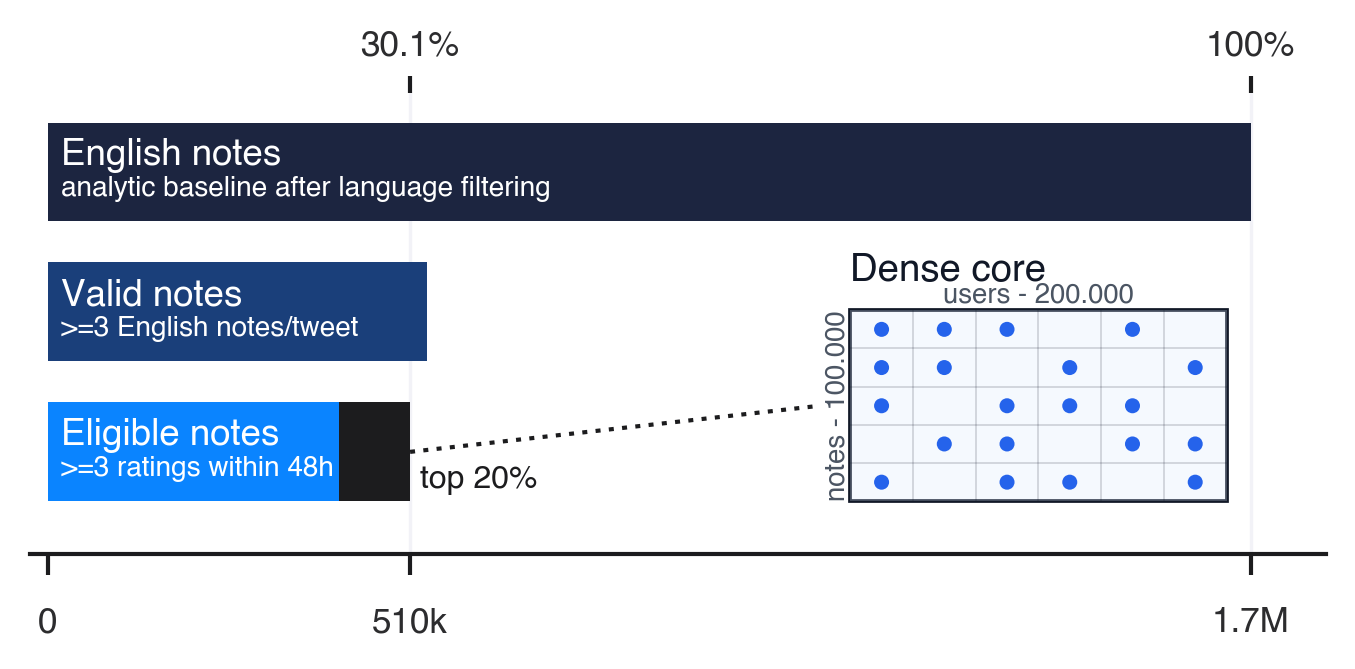

Here is the Python script that generated this plot:
#!/usr/bin/env python3
"""Render the dataset-construction funnel used as Figure 2 of the paper.

Ported cell-for-cell from the historical 07_paper_visuals notebook rendering,
so the output stays pixel-identical to the figure the pipeline produced.
"""

import matplotlib

matplotlib.use("Agg")

# Historical notebook setup cell. Keep plotting defaults unchanged.
from pathlib import Path
import sys
import warnings

import numpy as np
import pandas as pd
import matplotlib as mpl
import matplotlib.pyplot as plt
from matplotlib.patches import FancyBboxPatch, FancyArrowPatch, Rectangle
from matplotlib.colors import LinearSegmentedColormap, to_rgba
import seaborn as sns

warnings.filterwarnings('ignore')

def find_project_root() -> Path:
    """Anchor on config.txt — safe from any subdir depth."""
    for p in [Path.cwd().resolve(), *Path.cwd().resolve().parents]:
        if (p / "config.txt").exists():
            return p
    raise RuntimeError("config.txt not found")

PROJECT_ROOT = find_project_root()
if str(PROJECT_ROOT) not in sys.path:
    sys.path.append(str(PROJECT_ROOT))

from src.io import (
    get_figure_dir,
    get_gabriel_dir,
    get_interim_dir,
    get_processed_dir,
    get_topic_dir,
)

INTERIM     = get_interim_dir()
PROCESSED   = get_processed_dir()
GABRIEL_DIR = get_gabriel_dir()
TOPIC_DIR   = get_topic_dir()
FIG_DIR     = get_figure_dir()
FIG_DIR.mkdir(parents=True, exist_ok=True)

# ── Global style ─────────────────────────────────────────────────────────────
mpl.rcParams.update({
    'figure.dpi':           120,
    'savefig.dpi':          300,
    'savefig.bbox':        'tight',
    'savefig.facecolor':   'white',
    'savefig.edgecolor':   'none',
    'pdf.fonttype':         42,   # editable text in vector PDFs
    'ps.fonttype':          42,
    'font.family':          'sans-serif',
    'font.sans-serif':      ['Helvetica', 'Arial', 'DejaVu Sans'],
    'font.size':            11,
    'axes.titlesize':       13,
    'axes.titleweight':    'bold',
    'axes.labelsize':       11,
    'axes.spines.top':      False,
    'axes.spines.right':    False,
    'axes.grid':            False,
    'legend.frameon':       False,
})

PAPER_BG    = '#ffffff'
PAPER_TEXT  = '#111827'
PAPER_MUTED = '#4b5563'
PAPER_GRID  = '#e5e7eb'

# Cluster colour anchors — three distinct, print-friendly hues for a white paper page.
CLUSTER_ANCHORS = {
    0: '#2b6cb0',   # blue
    1: '#c2413f',   # red
    2: '#238b45',   # green
}

RESCUE_THRESHOLD = 50
RANDOM_SEED      = 42
rng = np.random.default_rng(RANDOM_SEED)


def save_fig(fig, name: str) -> None:
    pdf = FIG_DIR / f'{name}.pdf'
    png = FIG_DIR / f'{name}.png'
    fig.savefig(pdf, facecolor=fig.get_facecolor(), edgecolor='none')
    fig.savefig(png, facecolor=fig.get_facecolor(), edgecolor='none')
    print(f'  saved → {pdf.name} + {png.name}')

# Historical notebook data-loading cell. Keep derived values unchanged.
user_stats      = pd.read_parquet(INTERIM   / 'user_stats.parquet')
# Figure 7 only needs the rating-edge count. Reading parquet metadata keeps the
# 200k representative notebook light on 8GB machines.
ratings_clustered_path = INTERIM / 'ratings_clustered.parquet'
try:
    import pyarrow.parquet as pq
    ratings_clustered_n_rows = int(pq.ParquetFile(ratings_clustered_path).metadata.num_rows)
except Exception:
    ratings_clustered_n_rows = int(len(pd.read_parquet(ratings_clustered_path, columns=['noteId'])))
ratings_clustered = None
cluster_summary = pd.read_parquet(INTERIM   / 'cluster_summary.parquet')
scores          = pd.read_parquet(PROCESSED / 'scores.parquet')
selection_log   = pd.read_parquet(PROCESSED / 'selection_log.parquet')
topic_notes     = pd.read_parquet(TOPIC_DIR / 'topic_notes.parquet')
topic_super_parent_notes = pd.read_parquet(TOPIC_DIR / 'topic_super_parent_notes.parquet')

# ── Gabriel data availability guard ──────────────────────────────────────
import re

GABRIEL_LABEL_COL = 'predicted_classes'
GABRIEL_SCORE_COL = 'rescue_worthiness'
GABRIEL_CLUSTER_IDS = []


def _approval_cluster_ids(df: pd.DataFrame) -> list[int]:
    if df is None:
        return []
    ids = []
    for col in df.columns:
        m = re.fullmatch(r'cluster_(\d+)_approval', str(col))
        if m and f'cluster_{m.group(1)}_count' in df.columns:
            ids.append(int(m.group(1)))
    return sorted(set(ids))


_gabriel_path = GABRIEL_DIR / 'gabriel_merged.parquet'
if _gabriel_path.exists():
    gabriel_merged = pd.read_parquet(_gabriel_path)
    missing = [c for c in ('noteId', GABRIEL_LABEL_COL, GABRIEL_SCORE_COL) if c not in gabriel_merged.columns]
    if missing:
        print(f'Gabriel data found but missing columns {missing}; Gabriel-dependent sections will be skipped.')
        gabriel_merged = None
        HAS_GABRIEL = False
    else:
        gabriel_merged['noteId'] = gabriel_merged['noteId'].astype(str)
        gabriel_merged[GABRIEL_LABEL_COL] = gabriel_merged[GABRIEL_LABEL_COL].astype('string')
        gabriel_merged[GABRIEL_SCORE_COL] = pd.to_numeric(gabriel_merged[GABRIEL_SCORE_COL], errors='coerce')
        GABRIEL_CLUSTER_IDS = _approval_cluster_ids(gabriel_merged)
        HAS_GABRIEL = len(GABRIEL_CLUSTER_IDS) > 0
        if not HAS_GABRIEL:
            print('Gabriel data found but no cluster approval/count columns were detected; Gabriel-dependent sections will be skipped.')
else:
    print(f'Gabriel data not available ({_gabriel_path}). Gabriel-dependent sections will be skipped.')
    gabriel_merged = None
    HAS_GABRIEL = False

# Normalise every noteId column to str up front — upstream parquets store
# int64 in some, str in others, and pandas-3 refuses to merge across types.
for df in (ratings_clustered, scores, topic_notes, topic_super_parent_notes, gabriel_merged):
    if df is not None and 'noteId' in df.columns:
        df['noteId'] = df['noteId'].astype(str)
selection_log['selected_noteId'] = selection_log['selected_noteId'].astype(str)

# Representative pool (NMR + passes the bridge threshold)
rep_pool = (
    selection_log[
        (selection_log['strategy'] == 'Representative')
        & selection_log['passes_bridge_threshold'].fillna(False)
        & (selection_log['status'] != 'CURRENTLY_RATED_HELPFUL')
    ]
    .drop_duplicates('selected_noteId')
    .rename(columns={'selected_noteId': 'noteId'})
    .copy()
)
rep_pool = rep_pool.merge(
    topic_notes[['noteId', 'topic_label']].drop_duplicates('noteId'),
    on='noteId', how='left',
)

print(f'user_stats         : {len(user_stats):>7,}')
print(f'representative pool: {len(rep_pool):>7,}')
print(f'gabriel_merged     : {len(gabriel_merged) if HAS_GABRIEL else "N/A":>7}')
print(f'super-parent notes : {len(topic_super_parent_notes):>7,}')
if HAS_GABRIEL:
    sourced_mask = gabriel_merged[GABRIEL_LABEL_COL].eq('sourced_factual_information')
    scored_mask = sourced_mask & gabriel_merged[GABRIEL_SCORE_COL].notna()
    rescued_mask = scored_mask & gabriel_merged[GABRIEL_SCORE_COL].ge(RESCUE_THRESHOLD)
    print(f'Gabriel clusters   : {GABRIEL_CLUSTER_IDS}')
    print(f'Gabriel sourced    : {int(sourced_mask.sum()):>7,}')
    print(f'Gabriel scored     : {int(scored_mask.sum()):>7,}')
    print(f'Gabriel rescued ≥{RESCUE_THRESHOLD}: {int(rescued_mask.sum()):>7,}')

# Standalone scripts write their same-named PDF/PNG triplet beside the script.
FIG_DIR = Path(__file__).resolve().parent

# Historical figure cell 10. Keep visual constants and layout unchanged.
from matplotlib.patches import Rectangle, Circle
from matplotlib.colors import to_rgba

# ── Figure 3 base aliases ────────────────────────────────────────────────────
BG = PAPER_BG
TEXT = PAPER_TEXT
MUTED = PAPER_MUTED
GRID = '#cbd5e1'

# ── FIGURE 3 TUNE THESE: colours, lines, ticks, labels, matrix ───────────────
# Keep these independent from Figure 1 so you can tune this panel separately.
# Defaults reproduce the old Figure 3 as closely as possible.
FIG3_FIGURE_BG_COLOR = BG
FIG3_AXES_BG_COLOR = BG

# Optional figure title. Leave blank to keep the current no-title layout.
FIG3_TITLE = ''
FIG3_TITLE_COLOR = TEXT
FIG3_TITLE_FONTSIZE = 11.0
FIG3_TITLE_PAD = 8

# Main horizontal pipeline bars.
FIG3_STAGE_BAR_COLORS = {
    'english': '#1C2540',
    'valid': '#1A3F7A',
    'eligible': '#0A84FF',
}
FIG3_STAGE_BAR_EDGE_COLOR = 'none'
FIG3_STAGE_BAR_EDGE_WIDTH = 0.0
FIG3_STAGE_LABEL_COLOR = '#ffffff'
FIG3_STAGE_SUBTITLE_COLOR = '#ffffff'
FIG3_STAGE_LABEL_ALPHA = 1.0
FIG3_STAGE_SUBTITLE_ALPHA = 1.0

# Dense-core overlay inside the eligible-notes bar.
FIG3_DENSE_CORE_FILL_COLOR = '#1C1C1E'
FIG3_DENSE_CORE_ALPHA = 1.0
FIG3_DENSE_CORE_EDGE_COLOR = 'none'
FIG3_DENSE_CORE_EDGE_WIDTH = 0.0

# Top-20% annotation near the dense-core cut.
FIG3_TOP_LABEL_COLOR = '#1C1C1E'
FIG3_TOP_LABEL_FONTSIZE = 7.7
FIG3_TOP_LABEL_FONTWEIGHT = 'bold'
FIG3_ARROW_COLOR = '#1C1C1E'
FIG3_ARROW_LINE_WIDTH = 1.05
FIG3_ARROW_STYLE = '-|>'

# Main x-axis and manual bottom tick labels.
FIG3_BOTTOM_TICK_MARK_COLOR = '#1C1C1E'
FIG3_BOTTOM_TICK_LABEL_COLOR = '#2C2C2E'
FIG3_BOTTOM_TICK_WIDTH = 1.0
FIG3_BOTTOM_TICK_LENGTH = 5
FIG3_BOTTOM_SPINE_COLOR = '#1C1C1E'
FIG3_BOTTOM_SPINE_WIDTH = 1.0
FIG3_XLABEL_COLOR = '#1C1C1E'
FIG3_XLABEL_FONTSIZE = 9.0

# Top percentage axis.
FIG3_TOP_TICK_MARK_COLOR = '#1C1C1E'
FIG3_TOP_TICK_LABEL_COLOR = '#2C2C2E'
FIG3_TOP_TICK_WIDTH = 1.0
FIG3_TOP_TICK_LENGTH = 4
FIG3_TOP_SPINE_COLOR = '#1C1C1E'
FIG3_TOP_SPINE_WIDTH = 1.0

# Vertical guide lines at eligible / English note counts.
# Core / 100k guide line removed.
FIG3_GUIDE_LINE_COLOR = '#F2F2F7'
FIG3_GUIDE_LINE_STYLE = '-'
FIG3_GUIDE_LINE_WIDTH = 0.8
FIG3_GUIDE_LINE_ALPHA = 1.0

# Connector from dense-core bar segment to the matrix inset.
FIG3_CONNECTOR_COLOR = '#1C1C1E'
FIG3_CONNECTOR_STYLE = (0, (1.2, 2.0))
FIG3_CONNECTOR_WIDTH = 1.0
FIG3_CONNECTOR_ALPHA = 1.0

# Matrix inset text.
FIG3_MATRIX_TITLE_COLOR = TEXT
FIG3_MATRIX_NOTE_TEXT_COLOR = MUTED
FIG3_MATRIX_AXIS_LABEL_COLOR = MUTED

# Matrix inset frame, fill, grid, and dots.
FIG3_MATRIX_FACE_COLOR = '#ffffff'
FIG3_MATRIX_BORDER_COLOR = '#111827'
FIG3_MATRIX_TINT_COLOR = '#dbeafe'
FIG3_MATRIX_TINT_ALPHA = 0.25
FIG3_MATRIX_GRID_COLOR = '#111827'
FIG3_MATRIX_GRID_ALPHA = 0.16
FIG3_MATRIX_DOT_COLOR = '#2563eb'
FIG3_MATRIX_DOT_EDGE_COLOR = 'none'
FIG3_MATRIX_DOT_EDGE_WIDTH = 0.0

# Manual tick-label text values and colours.
# 100k bottom tick label removed.
FIG3_BOTTOM_TICK_LABELS = {
    'zero': '0',
    'eligible': '510k',
    'english': '1.7M',
}
FIG3_TOP_TICK_LABELS = {
    'eligible': '30.1%',
    'english': '100%',
}

english_notes = 1_693_711
valid_notes = 533_510
eligible_notes = 510_212
core_notes = 100_000
visual_core_notes = 100_000
DENSE_CORE_BAR_BLACK_ALPHA = FIG3_DENSE_CORE_ALPHA
selected_users = int(user_stats['raterParticipantId'].nunique()) if 'user_stats' in globals() else 200_000
core_share_eligible = core_notes / eligible_notes
core_share_english = core_notes / english_notes

# More compact vertical figure.
fig = plt.figure(figsize=(7.2, 2.65), facecolor=FIG3_FIGURE_BG_COLOR)
ax = fig.add_axes([0.075, 0.27, 0.60, 0.58])
ax.set_facecolor(FIG3_AXES_BG_COLOR)

if FIG3_TITLE:
    ax.set_title(FIG3_TITLE, color=FIG3_TITLE_COLOR, fontsize=FIG3_TITLE_FONTSIZE, pad=FIG3_TITLE_PAD)

stages = [
    ('English notes', english_notes, 'analytic baseline after language filtering', FIG3_STAGE_BAR_COLORS['english']),
    ('Valid notes', valid_notes, '>=3 English notes/tweet', FIG3_STAGE_BAR_COLORS['valid']),
    ('Eligible notes', eligible_notes, '>=3 ratings within 48h', FIG3_STAGE_BAR_COLORS['eligible']),
]

# Bars brought closer together vertically.
ys = [1.70, 0.85, 0.0]
bar_h = 0.60

# Shared left text anchor for all bar labels.
# Smaller = more left.
BAR_TEXT_X = 18_000

for y, (label, count, subtitle, color) in zip(ys, stages):
    ax.barh(
        y, count, height=bar_h, color=color,
        edgecolor=FIG3_STAGE_BAR_EDGE_COLOR, linewidth=FIG3_STAGE_BAR_EDGE_WIDTH,
        zorder=2,
    )

    # English notes was previously pushed right because count * 0.035 was large.
    # Now all stage labels use the same left anchor.
    ax.text(
        BAR_TEXT_X, y + 0.10, label,
        ha='left', va='center',
        fontsize=8.8, fontweight='bold',
        color=FIG3_STAGE_LABEL_COLOR,
        alpha=FIG3_STAGE_LABEL_ALPHA
    )
    ax.text(
        BAR_TEXT_X, y - 0.10, subtitle,
        ha='left', va='center',
        fontsize=6.7,
        color=FIG3_STAGE_SUBTITLE_COLOR,
        alpha=FIG3_STAGE_SUBTITLE_ALPHA
    )

# Highlight the dense-core note cut inside Bar 3 instead of drawing a separate Bar 4.
visual_core_x0 = eligible_notes - visual_core_notes
ax.add_patch(Rectangle(
    (visual_core_x0, ys[-1] - bar_h / 2),
    visual_core_notes,
    bar_h,
    facecolor=to_rgba(FIG3_DENSE_CORE_FILL_COLOR, DENSE_CORE_BAR_BLACK_ALPHA),
    edgecolor=FIG3_DENSE_CORE_EDGE_COLOR,
    linewidth=FIG3_DENSE_CORE_EDGE_WIDTH,
    zorder=4,
))

# --- Manual tuning knobs for the top-20% label and arrow ---------------------
# Slightly moved right on the x-axis.
TOP_LABEL_DX = 14_000
TOP_LABEL_DY = -bar_h * 0.28
ARROW_HEAD_DX = 5_000
ARROW_HEAD_DY = -bar_h * 0.28
ARROW_TAIL_DX_FROM_LABEL = -14_000

label_x = eligible_notes + TOP_LABEL_DX
label_y = ys[-1] + TOP_LABEL_DY
ax.text(
    label_x, label_y, 'top 20%',
    ha='left', va='center',
    fontsize=FIG3_TOP_LABEL_FONTSIZE,
    fontweight=FIG3_TOP_LABEL_FONTWEIGHT,
    color=FIG3_TOP_LABEL_COLOR
)
# Arrow removed; the compact label now sits immediately right of the dense-core segment.

ax.set_xlim(-25_000, 1_800_000)

# More compact vertical limits.
ax.set_ylim(-0.62, 2.18)

ax.set_yticks([])

# Core / 100k vertical guide line removed.
for x in [eligible_notes, english_notes]:
    ax.axvline(
        x,
        color=FIG3_GUIDE_LINE_COLOR,
        linestyle=FIG3_GUIDE_LINE_STYLE,
        linewidth=FIG3_GUIDE_LINE_WIDTH,
        alpha=FIG3_GUIDE_LINE_ALPHA,
        zorder=0,
    )

# Core / 100k tick mark removed from bottom x-axis.
ax.set_xticks([0, eligible_notes, english_notes])
ax.set_xticklabels(['', '', ''])
ax.tick_params(
    axis='x',
    length=FIG3_BOTTOM_TICK_LENGTH,
    width=FIG3_BOTTOM_TICK_WIDTH,
    color=FIG3_BOTTOM_TICK_MARK_COLOR,
    labelcolor=FIG3_BOTTOM_TICK_LABEL_COLOR,
)

for spine in ['left', 'right', 'top']:
    ax.spines[spine].set_visible(False)
ax.spines['bottom'].set_color(FIG3_BOTTOM_SPINE_COLOR)
ax.spines['bottom'].set_linewidth(FIG3_BOTTOM_SPINE_WIDTH)

# Bottom manual ticks. 100k label removed.
trans = ax.get_xaxis_transform()
manual_ticks = [
    (0, FIG3_BOTTOM_TICK_LABELS['zero'], -0.115, 'center'),
    (eligible_notes, FIG3_BOTTOM_TICK_LABELS['eligible'], -0.115, 'center'),
    (english_notes, FIG3_BOTTOM_TICK_LABELS['english'], -0.115, 'center'),
]

for x, label, yoff, ha in manual_ticks:
    if label:
        ax.text(
            x, yoff, label,
            transform=trans,
            ha=ha,
            va='top',
            fontsize=8.4,
            color=FIG3_BOTTOM_TICK_LABEL_COLOR
        )

# Bottom x-axis label removed:
# ax.set_xlabel('Absolute note count', fontsize=FIG3_XLABEL_FONTSIZE,
#               color=FIG3_XLABEL_COLOR, labelpad=16)

ax_top = ax.twiny()
ax_top.set_xlim(ax.get_xlim())

# Core / 5.9% top tick removed.
ax_top.set_xticks([eligible_notes, english_notes])
ax_top.set_xticklabels(
    [FIG3_TOP_TICK_LABELS['eligible'], FIG3_TOP_TICK_LABELS['english']],
    fontsize=8.4,
    color=FIG3_TOP_TICK_LABEL_COLOR,
)

ax_top.tick_params(
    axis='x',
    colors=FIG3_TOP_TICK_MARK_COLOR,
    labelcolor=FIG3_TOP_TICK_LABEL_COLOR,
    length=FIG3_TOP_TICK_LENGTH,
    width=FIG3_TOP_TICK_WIDTH,
)
ax_top.spines['top'].set_color(FIG3_TOP_SPINE_COLOR)
ax_top.spines['top'].set_linewidth(FIG3_TOP_SPINE_WIDTH)

for spine in ['left', 'right', 'bottom']:
    ax_top.spines[spine].set_visible(False)

# Schematic matrix drawn inside the bar-plot whitespace, not as a separate panel.
# --- Manual tuning knobs for the matrix inset -----------------------------
# MATRIX_X/Y move the whole matrix block. MATRIX_W/H resize it on x/y axes.
# MATRIX_SCALE grows/shrinks all matrix-related text, ticks, dots, borders,
# and grid lines together after you change MATRIX_W/H.
MATRIX_X = 1_130_000

# Matrix bottom aligned with the bottom edge of the lowest bar.
MATRIX_Y = ys[-1] - bar_h / 2

# Matrix made very slightly larger.
MATRIX_W = 530_000
MATRIX_H = 1.16
MATRIX_SCALE = 1.0

MATRIX_TITLE_SIZE = 9.2 * MATRIX_SCALE
MATRIX_NOTE_SIZE = 7.0 * MATRIX_SCALE
MATRIX_AXIS_SIZE = 6.6 * MATRIX_SCALE
MATRIX_DOT_SIZE = 13 * (MATRIX_SCALE ** 2)
MATRIX_BORDER_LW = 0.9 * MATRIX_SCALE
MATRIX_GRID_LW = 0.45 * MATRIX_SCALE

# Position knobs for matrix text labels. X offsets are note-count units;
# Y offsets are chart bar-y units. Increase DX to move right, DY to move up.
DENSE_CORE_TITLE_DX = 0

# Dense core title vertical controls.
# Increase DENSE_CORE_TITLE_Y_SHIFT to move up, decrease to move down.
DENSE_CORE_TITLE_DY = 0.35 * MATRIX_SCALE
DENSE_CORE_TITLE_Y_SHIFT = 0.00

MATRIX_NOTE_DX = 0
MATRIX_NOTE_DY = 0.35 * MATRIX_SCALE

# Switched: users on top, notes on the left.
USERS_LABEL_TOP_DX = 0
USERS_LABEL_TOP_DY = 0.010 * MATRIX_SCALE
NOTES_LABEL_LEFT_DX = -0.10 * MATRIX_SCALE
NOTES_LABEL_LEFT_DY = 0

# Connector tuning.
# CONNECTOR_MATRIX_END_DX controls where the dotted connector ends on the x-axis.
# Negative values move the endpoint left of the matrix edge; positive values move it right.
CONNECTOR_MATRIX_END_DX = -43_000

# 0.50 means the endpoint is vertically centered within the matrix.
# 0.00 = matrix bottom, 1.00 = matrix top.
CONNECTOR_MATRIX_END_Y_FRAC = 0.50

# Connector from dense-core cut to matrix inset.
ax.plot(
    [visual_core_x0 + visual_core_notes, MATRIX_X + CONNECTOR_MATRIX_END_DX],
    [ys[-1], MATRIX_Y + MATRIX_H * CONNECTOR_MATRIX_END_Y_FRAC],
    color=FIG3_CONNECTOR_COLOR,
    alpha=FIG3_CONNECTOR_ALPHA,
    linestyle=FIG3_CONNECTOR_STYLE,
    linewidth=FIG3_CONNECTOR_WIDTH * MATRIX_SCALE,
    zorder=4,
)

ax.text(
    MATRIX_X + DENSE_CORE_TITLE_DX,
    MATRIX_Y + MATRIX_H + DENSE_CORE_TITLE_DY + DENSE_CORE_TITLE_Y_SHIFT,
    'Dense core',
    ha='left',
    va='top',
    fontsize=MATRIX_TITLE_SIZE,
    fontweight='bold',
    color=FIG3_MATRIX_TITLE_COLOR
)

# Matrix count text removed; counts are now carried by the matrix axis labels.
MATRIX_NOTE_X = MATRIX_X + MATRIX_NOTE_DX
MATRIX_NOTE_Y = MATRIX_Y + MATRIX_H + MATRIX_NOTE_DY

ax.add_patch(Rectangle(
    (MATRIX_X, MATRIX_Y),
    MATRIX_W,
    MATRIX_H,
    facecolor=FIG3_MATRIX_FACE_COLOR,
    edgecolor=FIG3_MATRIX_BORDER_COLOR,
    lw=MATRIX_BORDER_LW,
    zorder=5
))

ax.add_patch(Rectangle(
    (MATRIX_X, MATRIX_Y),
    MATRIX_W,
    MATRIX_H,
    facecolor=to_rgba(FIG3_MATRIX_TINT_COLOR, FIG3_MATRIX_TINT_ALPHA),
    edgecolor='none',
    zorder=5
))

for i in range(1, 6):
    x = MATRIX_X + MATRIX_W * i / 6
    ax.plot(
        [x, x],
        [MATRIX_Y, MATRIX_Y + MATRIX_H],
        color=to_rgba(FIG3_MATRIX_GRID_COLOR, FIG3_MATRIX_GRID_ALPHA),
        lw=MATRIX_GRID_LW,
        zorder=6
    )

for j in range(1, 5):
    y_grid = MATRIX_Y + MATRIX_H * j / 5
    ax.plot(
        [MATRIX_X, MATRIX_X + MATRIX_W],
        [y_grid, y_grid],
        color=to_rgba(FIG3_MATRIX_GRID_COLOR, FIG3_MATRIX_GRID_ALPHA),
        lw=MATRIX_GRID_LW,
        zorder=6
    )

filled = [
    (0, 0), (0, 1), (0, 2), (0, 4),
    (1, 0), (1, 1), (1, 3), (1, 5),
    (2, 0), (2, 2), (2, 3), (2, 4),
    (3, 1), (3, 2), (3, 4), (3, 5),
    (4, 0), (4, 2), (4, 3), (4, 5)
]

for r, c in filled:
    cx = MATRIX_X + MATRIX_W * (c + 0.5) / 6
    cy = MATRIX_Y + MATRIX_H * (5 - r - 0.5) / 5
    ax.scatter(
        [cx],
        [cy],
        s=MATRIX_DOT_SIZE,
        color=FIG3_MATRIX_DOT_COLOR,
        edgecolors=FIG3_MATRIX_DOT_EDGE_COLOR,
        linewidths=FIG3_MATRIX_DOT_EDGE_WIDTH,
        zorder=7
    )

# Switched labels:
# users is now on top.
ax.text(
    MATRIX_X + MATRIX_W / 2 + USERS_LABEL_TOP_DX,
    MATRIX_Y + MATRIX_H + USERS_LABEL_TOP_DY,
    'users - 200.000',
    ha='center',
    va='bottom',
    fontsize=MATRIX_AXIS_SIZE,
    color=FIG3_MATRIX_AXIS_LABEL_COLOR
)

# notes is now on the left.
ax.text(
    MATRIX_X + NOTES_LABEL_LEFT_DX,
    MATRIX_Y + MATRIX_H / 2 + NOTES_LABEL_LEFT_DY,
    'notes - 100.000',
    ha='right',
    va='center',
    rotation=90,
    fontsize=MATRIX_AXIS_SIZE,
    color=FIG3_MATRIX_AXIS_LABEL_COLOR
)

# No bottom explanatory paragraph; caption text should live in LaTeX.
save_fig(fig, 'fig2-dataset-construction')
plt.show()
